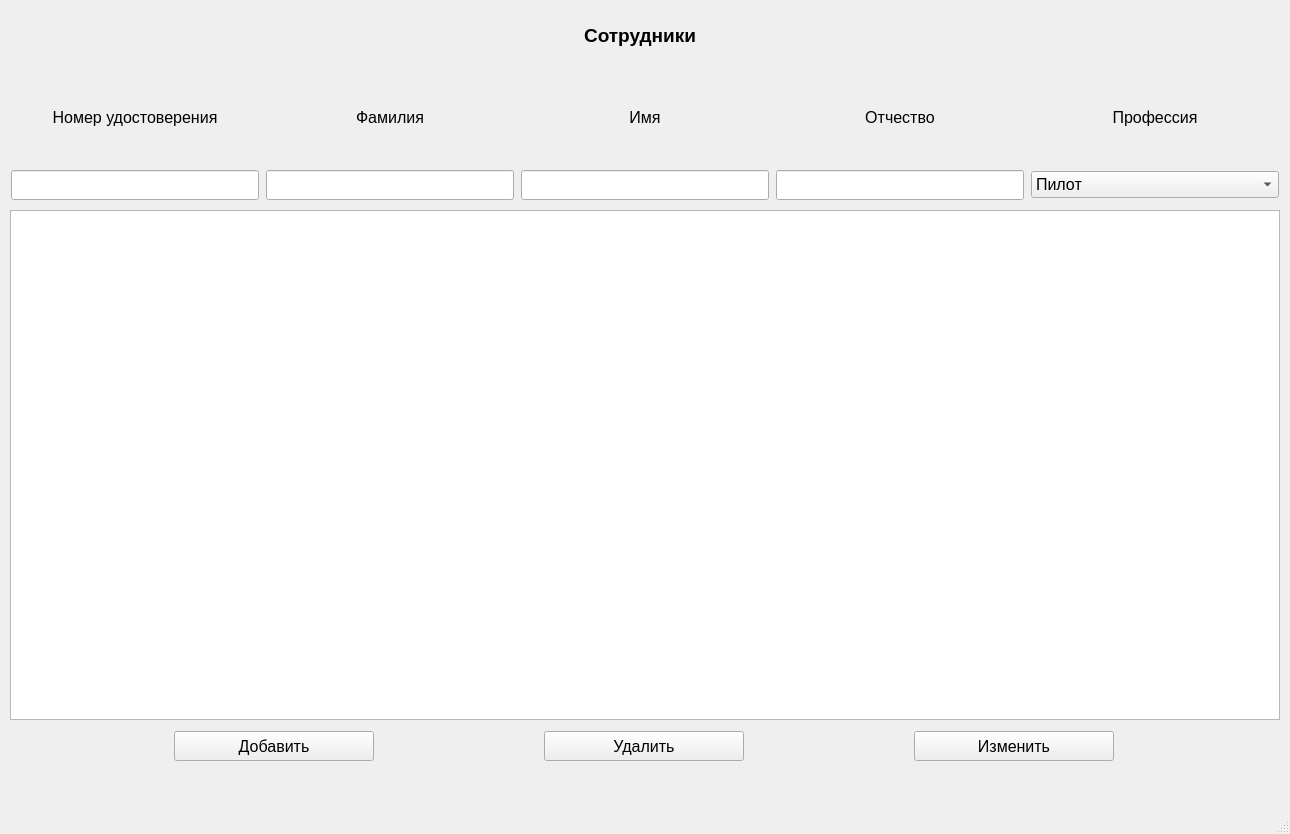
<?xml version="1.0" encoding="UTF-8"?>
<ui version="4.0">
 <class>StaffWindow</class>
 <widget class="QMainWindow" name="StaffWindow">
  <property name="geometry">
   <rect>
    <x>0</x>
    <y>0</y>
    <width>1290</width>
    <height>834</height>
   </rect>
  </property>
  <property name="font">
   <font>
    <pointsize>12</pointsize>
   </font>
  </property>
  <property name="windowTitle">
   <string>Сотрудники</string>
  </property>
  <widget class="QWidget" name="centralwidget">
   <widget class="QLabel" name="title_label">
    <property name="geometry">
     <rect>
      <x>540</x>
      <y>20</y>
      <width>200</width>
      <height>30</height>
     </rect>
    </property>
    <property name="minimumSize">
     <size>
      <width>200</width>
      <height>30</height>
     </size>
    </property>
    <property name="maximumSize">
     <size>
      <width>200</width>
      <height>30</height>
     </size>
    </property>
    <property name="font">
     <font>
      <pointsize>14</pointsize>
      <bold>true</bold>
     </font>
    </property>
    <property name="text">
     <string>Сотрудники</string>
    </property>
    <property name="alignment">
     <set>Qt::AlignmentFlag::AlignCenter</set>
    </property>
   </widget>
   <widget class="QWidget" name="layoutWidget">
    <property name="geometry">
     <rect>
      <x>10</x>
      <y>730</y>
      <width>1271</width>
      <height>32</height>
     </rect>
    </property>
    <layout class="QHBoxLayout" name="horizontalLayout">
     <item>
      <widget class="QPushButton" name="add_button">
       <property name="minimumSize">
        <size>
         <width>200</width>
         <height>30</height>
        </size>
       </property>
       <property name="maximumSize">
        <size>
         <width>200</width>
         <height>30</height>
        </size>
       </property>
       <property name="text">
        <string>Добавить</string>
       </property>
      </widget>
     </item>
     <item>
      <widget class="QPushButton" name="delete_button">
       <property name="minimumSize">
        <size>
         <width>200</width>
         <height>30</height>
        </size>
       </property>
       <property name="maximumSize">
        <size>
         <width>200</width>
         <height>30</height>
        </size>
       </property>
       <property name="text">
        <string>Удалить</string>
       </property>
      </widget>
     </item>
     <item>
      <widget class="QPushButton" name="change_button">
       <property name="minimumSize">
        <size>
         <width>200</width>
         <height>30</height>
        </size>
       </property>
       <property name="maximumSize">
        <size>
         <width>200</width>
         <height>30</height>
        </size>
       </property>
       <property name="text">
        <string>Изменить</string>
       </property>
      </widget>
     </item>
    </layout>
   </widget>
   <widget class="QWidget" name="gridLayoutWidget">
    <property name="geometry">
     <rect>
      <x>10</x>
      <y>70</y>
      <width>1270</width>
      <height>132</height>
     </rect>
    </property>
    <layout class="QGridLayout" name="gridLayout">
     <item row="0" column="2">
      <widget class="QLabel" name="name_label">
       <property name="minimumSize">
        <size>
         <width>248</width>
         <height>90</height>
        </size>
       </property>
       <property name="maximumSize">
        <size>
         <width>248</width>
         <height>90</height>
        </size>
       </property>
       <property name="text">
        <string>Имя</string>
       </property>
       <property name="alignment">
        <set>Qt::AlignmentFlag::AlignCenter</set>
       </property>
      </widget>
     </item>
     <item row="0" column="4">
      <widget class="QLabel" name="profession_label">
       <property name="minimumSize">
        <size>
         <width>248</width>
         <height>90</height>
        </size>
       </property>
       <property name="maximumSize">
        <size>
         <width>248</width>
         <height>90</height>
        </size>
       </property>
       <property name="text">
        <string>Профессия</string>
       </property>
       <property name="alignment">
        <set>Qt::AlignmentFlag::AlignCenter</set>
       </property>
      </widget>
     </item>
     <item row="0" column="3">
      <widget class="QLabel" name="patronym_label">
       <property name="minimumSize">
        <size>
         <width>248</width>
         <height>90</height>
        </size>
       </property>
       <property name="maximumSize">
        <size>
         <width>248</width>
         <height>90</height>
        </size>
       </property>
       <property name="text">
        <string>Отчество</string>
       </property>
       <property name="alignment">
        <set>Qt::AlignmentFlag::AlignCenter</set>
       </property>
      </widget>
     </item>
     <item row="0" column="1">
      <widget class="QLabel" name="surname_label">
       <property name="minimumSize">
        <size>
         <width>248</width>
         <height>90</height>
        </size>
       </property>
       <property name="maximumSize">
        <size>
         <width>248</width>
         <height>90</height>
        </size>
       </property>
       <property name="text">
        <string>Фамилия</string>
       </property>
       <property name="alignment">
        <set>Qt::AlignmentFlag::AlignCenter</set>
       </property>
      </widget>
     </item>
     <item row="0" column="0">
      <widget class="QLabel" name="num_certificate_label">
       <property name="minimumSize">
        <size>
         <width>248</width>
         <height>90</height>
        </size>
       </property>
       <property name="maximumSize">
        <size>
         <width>248</width>
         <height>90</height>
        </size>
       </property>
       <property name="text">
        <string>Номер удостоверения</string>
       </property>
       <property name="alignment">
        <set>Qt::AlignmentFlag::AlignCenter</set>
       </property>
      </widget>
     </item>
     <item row="1" column="0">
      <widget class="QLineEdit" name="num_certificate_edit">
       <property name="minimumSize">
        <size>
         <width>248</width>
         <height>30</height>
        </size>
       </property>
       <property name="maximumSize">
        <size>
         <width>248</width>
         <height>30</height>
        </size>
       </property>
       <property name="font">
        <font>
         <pointsize>12</pointsize>
        </font>
       </property>
       <property name="text">
        <string/>
       </property>
      </widget>
     </item>
     <item row="1" column="1">
      <widget class="QLineEdit" name="surname_edit">
       <property name="minimumSize">
        <size>
         <width>248</width>
         <height>30</height>
        </size>
       </property>
       <property name="maximumSize">
        <size>
         <width>248</width>
         <height>30</height>
        </size>
       </property>
       <property name="font">
        <font>
         <pointsize>12</pointsize>
        </font>
       </property>
       <property name="text">
        <string/>
       </property>
      </widget>
     </item>
     <item row="1" column="2">
      <widget class="QLineEdit" name="name_edit">
       <property name="minimumSize">
        <size>
         <width>248</width>
         <height>30</height>
        </size>
       </property>
       <property name="maximumSize">
        <size>
         <width>248</width>
         <height>30</height>
        </size>
       </property>
       <property name="font">
        <font>
         <pointsize>12</pointsize>
        </font>
       </property>
       <property name="text">
        <string/>
       </property>
      </widget>
     </item>
     <item row="1" column="3">
      <widget class="QLineEdit" name="patronym_edit">
       <property name="minimumSize">
        <size>
         <width>248</width>
         <height>30</height>
        </size>
       </property>
       <property name="maximumSize">
        <size>
         <width>248</width>
         <height>30</height>
        </size>
       </property>
       <property name="font">
        <font>
         <pointsize>12</pointsize>
        </font>
       </property>
       <property name="text">
        <string/>
       </property>
      </widget>
     </item>
     <item row="1" column="4">
      <widget class="QComboBox" name="profession_box">
       <item>
        <property name="text">
         <string>Пилот</string>
        </property>
       </item>
       <item>
        <property name="text">
         <string>Бортпроводник</string>
        </property>
       </item>
       <item>
        <property name="text">
         <string>Инженер</string>
        </property>
       </item>
      </widget>
     </item>
    </layout>
   </widget>
   <widget class="QTableView" name="staff_table">
    <property name="geometry">
     <rect>
      <x>10</x>
      <y>210</y>
      <width>1270</width>
      <height>510</height>
     </rect>
    </property>
    <property name="font">
     <font>
      <pointsize>12</pointsize>
     </font>
    </property>
    <property name="sortingEnabled">
     <bool>true</bool>
    </property>
    <attribute name="horizontalHeaderDefaultSectionSize">
     <number>250</number>
    </attribute>
   </widget>
  </widget>
  <widget class="QMenuBar" name="menubar">
   <property name="geometry">
    <rect>
     <x>0</x>
     <y>0</y>
     <width>1290</width>
     <height>33</height>
    </rect>
   </property>
  </widget>
  <widget class="QStatusBar" name="statusbar"/>
 </widget>
 <resources/>
 <connections/>
</ui>
